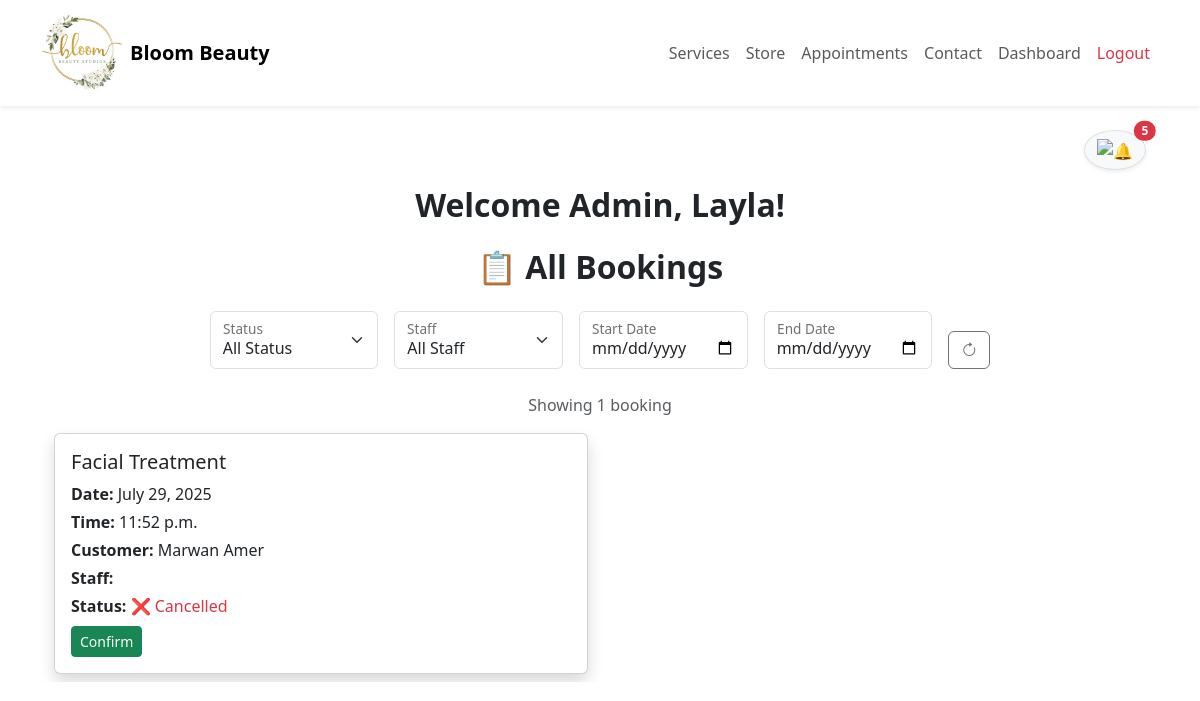
Screenshot of /appointments/admin/dashboard/ (signed in) with the database file from the repository.
### users/models.py (models this page shows, shortened)
class User(models.Model):
    first_name = models.CharField(max_length=45)
    last_name = models.CharField(max_length=45)
    email = models.CharField(max_length=100, unique=True)
    phone = models.CharField(max_length=15)
    password = models.CharField(max_length=80)
    user_level = models.ForeignKey(UserLevel, on_delete=models.CASCADE, related_name='users')
    created_at = models.DateTimeField(auto_now_add=True)
    updated_at = models.DateTimeField(auto_now=True)
    objects = UserManager()

### appointments/models.py (models this page shows, shortened)
class Booking(models.Model):
    date = models.DateField()
    time = models.TimeField()
    status = models.CharField(max_length=20, choices=STATUS_CHOICES, default='pending')
    user = models.ForeignKey(User, on_delete=models.CASCADE, related_name="customer_bookings")
    service = models.ForeignKey(Service, on_delete=models.CASCADE, related_name="booked_services")
    staff = models.ForeignKey(User, on_delete=models.SET_NULL, null=True, related_name="staff_bookings")
    reminder_sent = models.BooleanField(default=False)
    created_at = models.DateTimeField(auto_now_add=True)
    updated_at = models.DateTimeField(auto_now=True)
    objects = BookingManager()

class Service(models.Model):
    name = models.CharField(max_length=45)
    description = models.TextField()
    duration = models.CharField(max_length=20, choices=DURATION_CHOICES)
    price = models.IntegerField()
    image = models.ImageField(upload_to='services/', null=True, blank=True)
    created_at = models.DateTimeField(auto_now_add=True)
    updated_at = models.DateTimeField(auto_now=True)

### appointments/views.py (the view)
# urls.py: path('admin/dashboard/', views.admin_dashboard, name='admin_dashboard'),
def admin_dashboard(request):
    user_id = request.session.get("user_id")
    user_role = request.session.get("role")
    if not user_id or user_role != "admin":
        return redirect("login")
    user = User.objects.get(id=user_id)
    today = date.today()
    bookings = Booking.objects.select_related("user", "staff", "service").filter(date__gte=today)
    status = request.GET.get("status")
    staff_id = request.GET.get("staff")
    start_date = request.GET.get("start_date")
    end_date = request.GET.get("end_date")
    if status in ["pending", "confirmed", "cancelled"]:
        bookings = bookings.filter(status=status)
    if staff_id and staff_id.isdigit():
        bookings = bookings.filter(staff_id=int(staff_id))
    if start_date:
        bookings = bookings.filter(date__gte=start_date)
    if end_date:
        bookings = bookings.filter(date__lte=end_date)
    bookings = bookings.order_by("date", "time")
    context = {
        "user": user,
        "bookings": bookings,
        "selected_status": status,
        "selected_staff": int(staff_id) if staff_id and staff_id.isdigit() else None,
        "selected_start": start_date,
        "selected_end": end_date,
        "staff_members": User.objects.filter(user_level__level_name="staff")
    }
    return render(request, "appointments/admin_dashboard.html", context)

### templates/appointments/admin_dashboard.html (shortened to what this page needs)
{% extends 'base.html' %}
{% load static %}
{% block content %}
<div class="container my-2">
    <div class="d-flex justify-content-end mb-3 position-relative" style="z-index: 1050;">
        <div class="dropdown">
            <button id="notification-btn" class="btn btn-light border rounded-circle position-relative shadow-sm" data-bs-toggle="dropdown" aria-expanded="false">
                <img src="https://img.icons8.com/emoji/24/000000/bell-emoji.png" alt="🔔">
                <span id="notification-count" class="position-absolute top-0 start-100 translate-middle badge rounded-pill bg-danger d-none">
                </span>
            </button>
        </div>
    </div>
    <h2 class="text-center mb-4 fw-bold">Welcome Admin, <strong>{{ user.first_name }}</strong>!</h2>
    <h2 class="text-center mb-4 fw-bold">📋 All Bookings</h2>
    <form method="get" class="row g-3 justify-content-center align-items-end mb-4" id="filterForm">
        <div class="col-md-2">
            <div class="form-floating">
                <select name="status" id="status" class="form-select" onchange="this.form.submit();">
                    <option value="">All Status</option>
                </select>
                <label for="status">Status</label>
            </div>
        </div>
        <div class="col-md-2">
            <div class="form-floating">
                <select name="staff" id="staff" class="form-select" onchange="this.form.submit();">
                    <option value="">All Staff</option>
                </select>
                <label for="staff">Staff</label>
            </div>
        </div>
        <div class="col-md-2">
            <div class="form-floating">
                <input type="date" id="start_date" name="start_date" class="form-control"
                        value="{{ selected_start|default:'' }}"
                        onchange="this.form.submit();">
                <label for="start_date">Start Date</label>
            </div>
        </div>
        <div class="col-md-2">
            <div class="form-floating">
                <input type="date" id="end_date" name="end_date" class="form-control"
                        value="{{ selected_end|default:'' }}"
                        onchange="this.form.submit();">
                <label for="end_date">End Date</label>
            </div>
        </div>
        <div class="col-auto d-flex align-items-center">
            <a href="{% url 'admin_dashboard' %}" class="btn btn-outline-secondary" title="Reset Filters">
                <i class="bi bi-arrow-clockwise"></i>
            </a>
        </div>
    </form>
    <div class="text-center text-muted mb-3">
        Showing {{ bookings|length }} booking{{ bookings|length|pluralize }}
    </div>
    {% if bookings %}
        <div class="row row-cols-1 row-cols-md-2 g-4">
            {% for b in bookings %}
                <div class="col">
                    <div class="card shadow h-100">
                        <div class="card-body">
                            <h5 class="card-title">{{ b.service.name }}</h5>
                            <p class="card-text mb-1"><strong>Date:</strong> {{ b.date }}</p>
                            <p class="card-text mb-1"><strong>Time:</strong> {{ b.time }}</p>
                            <p class="card-text mb-1"><strong>Customer:</strong> {{ b.user.first_name }} {{ b.user.last_name }}</p>
                            <p class="card-text mb-1"><strong>Staff:</strong> {{ b.staff.first_name }} {{ b.staff.last_name }}</p>
                            <p class="card-text mb-2">
                                <strong>Status:</strong>
                                {% if b.status == 'confirmed' %}
                                    <span class="text-success">✅ Confirmed</span>
                                {% elif b.status == 'cancelled' %}
                                    <span class="text-danger">❌ Cancelled</span>
                                {% else %}
                                    <span class="text-warning">⏳ Pending</span>
                                {% endif %}
                            </p>
                            <div class="d-flex flex-wrap gap-2">
                                {% if b.status != 'confirmed' %}
                                    <a href="{% url 'update_booking_status' b.id 'confirm' %}" class="btn btn-sm btn-success">Confirm</a>
                                {% endif %}
                            </div>
                        </div>
                    </div>
                </div>
            {% endfor %}
        </div>
    {% else %}
        <p class="text-center text-muted">No bookings found.</p>
    {% endif %}
</div>
{% endblock %}

### static/css/style.css (style rules this page uses)
body, html { overflow-x: hidden; }

### rows the page displays
User: first_name "Layla"
Booking: service.name "Facial Treatment", date "July 29, 2025", time "11:52 p.m.", user.first_name "Marwan", user.last_name "Amer", status "❌ Cancelled"

### other values shown
{{ bookings|length }} "1"
